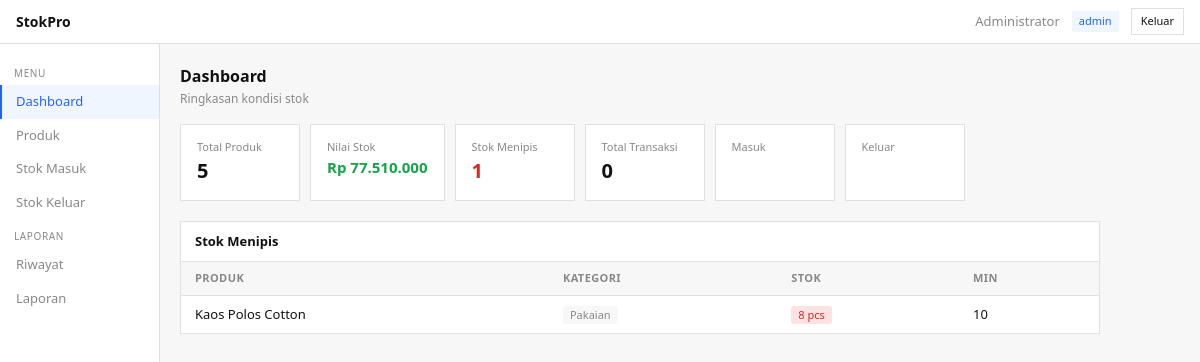
/index.php (signed in), run on the app's committed database.
### tables this page shows
CREATE TABLE IF NOT EXISTS produk (
    id          INT AUTO_INCREMENT PRIMARY KEY,
    kode        VARCHAR(20)  NOT NULL UNIQUE,
    nama        VARCHAR(150) NOT NULL,
    kategori    ENUM('Elektronik','Makanan','Minuman','Pakaian','Lainnya') NOT NULL,
    jenis       ENUM('fisik','digital') NOT NULL DEFAULT 'fisik',
    satuan      VARCHAR(20)  NOT NULL,
    harga_beli  INT          NOT NULL DEFAULT 0,
    harga_jual  INT          NOT NULL DEFAULT 0,
    stok        INT          NOT NULL DEFAULT 0,
    min_stok    INT          NOT NULL DEFAULT 5,
    deskripsi   TEXT,
     
    link_download VARCHAR(255) DEFAULT NULL,
    masa_aktif    VARCHAR(50)  DEFAULT NULL,
    created_at  DATETIME DEFAULT CURRENT_TIMESTAMP,
    updated_at  DATETIME DEFAULT CURRENT_TIMESTAMP ON UPDATE CURRENT_TIMESTAMP
);

### index.php (called while the page is built, shortened)
<?php
require_once __DIR__ . '/config/autoload.php';
$produkCtrl = new ProdukController();
$stokCtrl   = new StokController();
$stats    = $produkCtrl->getStats();
$trxStats = $stokCtrl->getStatsTrx();
require __DIR__ . '/views/dashboard.php';

### config/autoload.php (called while the page is built, shortened)
<?php
spl_autoload_register(function (string $class): void {
    $prefix = 'StokPro\\';
    $base   = __DIR__ . '/../src/';
    $relative = substr($class, strlen($prefix));
    if (strncmp('Config\\', $relative, 7) === 0) {
        $file = __DIR__ . '/' . substr($relative, 7) . '.php';
    } else {
        $file = $base . str_replace('\\', '/', $relative) . '.php';
    }
});
function rupiah(int|float $n): string
{
    return 'Rp ' . number_format($n, 0, ',', '.');
}
function e(string $s): string
{
    return htmlspecialchars($s, ENT_QUOTES, 'UTF-8');
}

### config/database.php (called while the page is built, shortened)
<?php
class Database
{
    private static ?Database $instance = null;
    private \PDO $pdo;
    private string $host     = 'localhost';
    private string $dbname   = 'stokpro';
    private string $username = 'root';
    private string $password = '';
    private string $charset  = 'utf8mb4';
    private function __construct()
    {
        $dsn = "mysql:host={$this->host};dbname={$this->dbname};charset={$this->charset}";
        $options = [
            \PDO::ATTR_ERRMODE            => \PDO::ERRMODE_EXCEPTION,
            \PDO::ATTR_DEFAULT_FETCH_MODE => \PDO::FETCH_ASSOC,
            \PDO::ATTR_EMULATE_PREPARES   => false,
        ];
        try {
            $this->pdo = new \PDO($dsn, $this->username, $this->password, $options);
        } catch (\PDOException $e) {
            die('<div style="font-family:system-ui;padding:20px;color:red"><b>Koneksi database gagal:</b><br>' . $e->getMessage() . '<br><br>Pastikan MySQL berjalan dan database <b>stokpro</b> sudah dibuat.</div>');
        }
    }
    public static function getInstance(): Database
    {
        if (self::$instance === null) {
            self::$instance = new self();
        }
        return self::$instance;
    }
    public function getPdo(): \PDO
    {
        return $this->pdo;
    }
}

### src/Controllers/ProdukController.php (called while the page is built, shortened)
<?php
class ProdukController
{
    private \PDO $pdo;
    public function __construct()
    {
        $this->pdo = Database::getInstance()->getPdo();
    }
    public function getAll(string $cari = '', string $kat = ''): array
    {
        $sql    = "SELECT * FROM produk WHERE 1=1";
        $params = [];
        $sql .= " ORDER BY nama ASC";
        $stmt = $this->pdo->prepare($sql);
        $stmt->execute($params);
        return $stmt->fetchAll();
    }
    public function getStats(): array
    {
        $produk      = $this->getAll();
        $totalProduk = count($produk);
        $nilaiStok   = array_sum(array_map(fn($p) => $p['harga_beli'] * $p['stok'], $produk));
        $lowStock    = array_filter($produk, fn($p) => $p['stok'] <= $p['min_stok']);
        return [
            'total_produk' => $totalProduk,
            'nilai_stok'   => $nilaiStok,
            'low_stock'    => array_values($lowStock),
            'low_count'    => count($lowStock),
        ];
    }
}

### src/Controllers/StokController.php (called while the page is built, shortened)
<?php
class StokController
{
    private \PDO $pdo;
    public function __construct()
    {
        $this->pdo        = Database::getInstance()->getPdo();
    }
    public function getStatsTrx(): array
    {
        $stmt = $this->pdo->query(
            "SELECT
                COUNT(*) AS total,
                SUM(CASE WHEN tipe='masuk'  THEN qty ELSE 0 END) AS total_masuk,
                SUM(CASE WHEN tipe='keluar' THEN qty ELSE 0 END) AS total_keluar,
                SUM(CASE WHEN tipe='masuk'  THEN 1   ELSE 0 END) AS jml_masuk,
                SUM(CASE WHEN tipe='keluar' THEN 1   ELSE 0 END) AS jml_keluar
             FROM transaksi"
        );
        return $stmt->fetch();
    }
}

### views/dashboard.php (the view, shortened to what this page needs)
<?php
require __DIR__ . '/header.php';
?>
<h2>Dashboard</h2>
<div class="sub">Ringkasan kondisi stok</div>
<div class="stats">
  <div class="stat">
    <div class="stat-label">Total Produk</div>
    <div class="stat-val"><?= $stats['total_produk'] ?></div>
  </div>
  <div class="stat">
    <div class="stat-label">Nilai Stok</div>
    <div class="stat-val text-green" style="font-size:15px"><?= rupiah($stats['nilai_stok']) ?></div>
  </div>
  <div class="stat">
    <div class="stat-label">Stok Menipis</div>
    <div class="stat-val text-red"><?= $stats['low_count'] ?></div>
  </div>
  <div class="stat">
    <div class="stat-label">Total Transaksi</div>
    <div class="stat-val"><?= $trxStats['total'] ?></div>
  </div>
  <div class="stat">
    <div class="stat-label">Masuk</div>
  </div>
  <div class="stat">
    <div class="stat-label">Keluar</div>
  </div>
</div>
<div class="tbl-wrap">
  <div class="tbl-head"><span>Stok Menipis</span></div>
  <table>
    <thead><tr><th>Produk</th><th>Kategori</th><th>Stok</th><th>Min</th></tr></thead>
    <tbody>
      <?php if (empty($stats['low_stock'])): ?>
        <tr><td colspan="4" class="empty">Semua stok aman</td></tr>
      <?php else: ?>
        <?php foreach ($stats['low_stock'] as $p): ?>
        <tr>
          <td><?= e($p['nama']) ?></td>
          <td><span class="tag tag-cat"><?= e($p['kategori']) ?></span></td>
          <td><span class="tag tag-low"><?= $p['stok'] ?> <?= e($p['satuan']) ?></span></td>
          <td><?= $p['min_stok'] ?></td>
        </tr>
        <?php endforeach; ?>
      <?php endif; ?>
    </tbody>
  </table>
</div>
<?php require __DIR__ . '/footer.php'; ?>

### public/css/style.css (style rules this page uses)
*, *::before, *::after { box-sizing: border-box; margin: 0; padding: 0; }
:root { --bg: #f7f7f7; --white: #ffffff; --border: #e0e0e0; --text: #111; --muted: #888; --blue: #2563eb; --green: #16a34a; --red: #dc2626; --yellow: #b45309; }
body { font-family: system-ui, sans-serif; background: var(--bg); color: var(--text); font-size: 13px; line-height: 1.5; }
h2 { font-size: 16px; margin-bottom: 2px; }
.sub { font-size: 12px; color: var(--muted); margin-bottom: 16px; }
.stats { display: flex; gap: 10px; flex-wrap: wrap; margin-bottom: 20px; }
.stat { background: var(--white); border: 1px solid var(--border); padding: 14px 16px; min-width: 120px; }
.stat-label { font-size: 11px; color: var(--muted); }
.stat-val { font-size: 20px; font-weight: 700; }
.tbl-wrap { background: var(--white); border: 1px solid var(--border); margin-bottom: 16px; overflow-x: auto; }
.tbl-head { display: flex; align-items: center; justify-content: space-between; padding: 10px 14px; border-bottom: 1px solid var(--border); flex-wrap: wrap; gap: 8px; }
.tbl-head span { font-size: 13px; font-weight: 600; }
table { width: 100%; border-collapse: collapse; }
th { text-align: left; padding: 8px 14px; font-size: 11px; color: var(--muted); text-transform: uppercase; letter-spacing: .4px; border-bottom: 1px solid var(--border); background: var(--bg); font-weight: 600; }
td { padding: 9px 14px; border-bottom: 1px solid var(--border); }
tr:last-child td { border-bottom: none; }
.tag { display: inline-block; padding: 1px 7px; font-size: 11px; border-radius: 3px; }
.tag-low { background: #fee2e2; color: var(--red); }
.tag-cat { background: var(--bg); color: var(--muted); }
.text-green { color: var(--green); }
.text-red { color: var(--red); }

### data on the page
produk: nama "Kaos Polos Cotton", kategori "Pakaian", stok "8", satuan "pcs", min_stok "10"

### other printed values
$_SESSION['nama'] "Administrator"
$_SESSION['role'] "admin"
$stats['total_produk'] "5"
rupiah($stats['nilai_stok']) "Rp 77.510.000"
$stats['low_count'] "1"
$trxStats['total'] "0"
